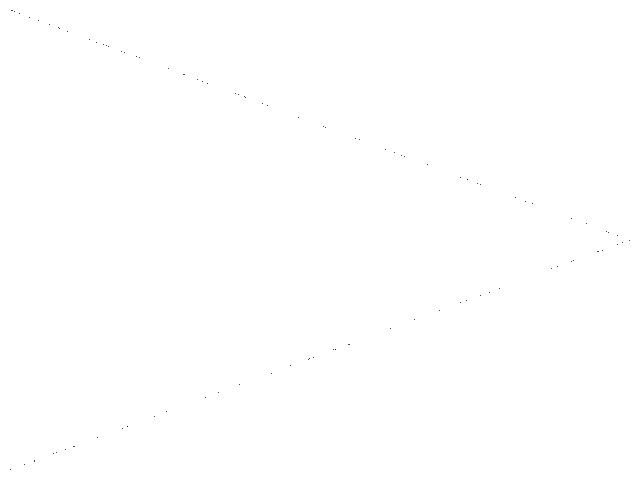
Frame 1 (no input)
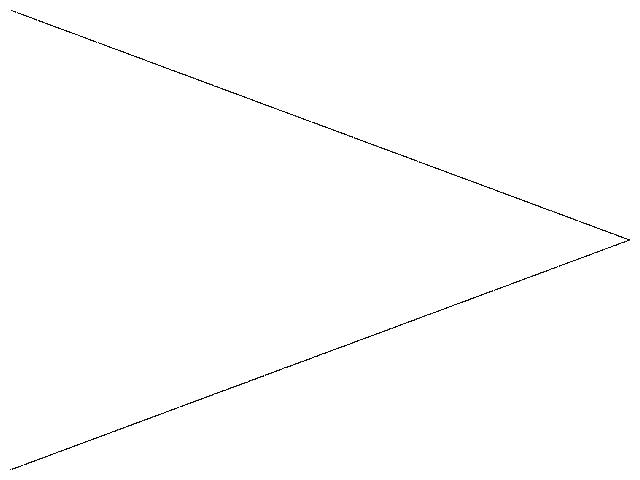
Frame 60 (the mouse pressed at the canvas centre just before this capture)
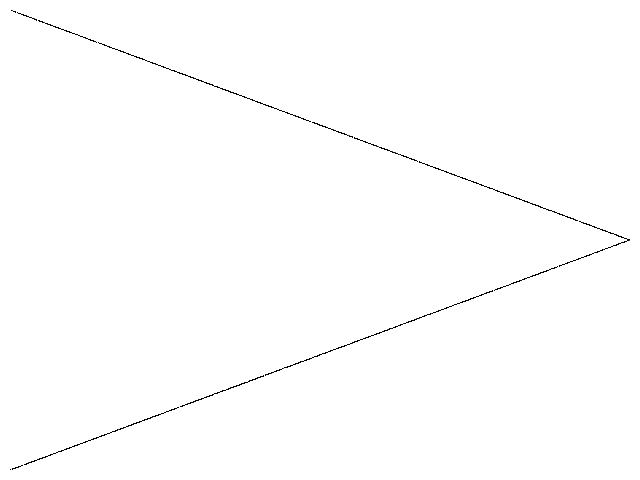
Frame 120 (the mouse held since frame 60 and released just before this capture)

The Processing sketch that drew these frames (run headless with seeded random() and noise(); from frame 60 on, the mouse is pressed at the canvas centre):

// Processing sketch: Tent
// ── Tent.pde
// Tent chaotic map //

  float x = 0.5;
  float y = 0.5;
  float a = 1.999;

void setup() {
  
  size(640, 480);
  background(255);
  
}

void draw() {
  
  for (int i=0;i<100;i++) {
    
    float nx = x;
    float ny = y;
        
    if (nx < 0.5) x  = a * nx;
    if (nx >= 0.5) x = a * (1 - nx);
        
    y = nx;
  
    point(10+(620*x), 10+(460*y));
        
  }

}
